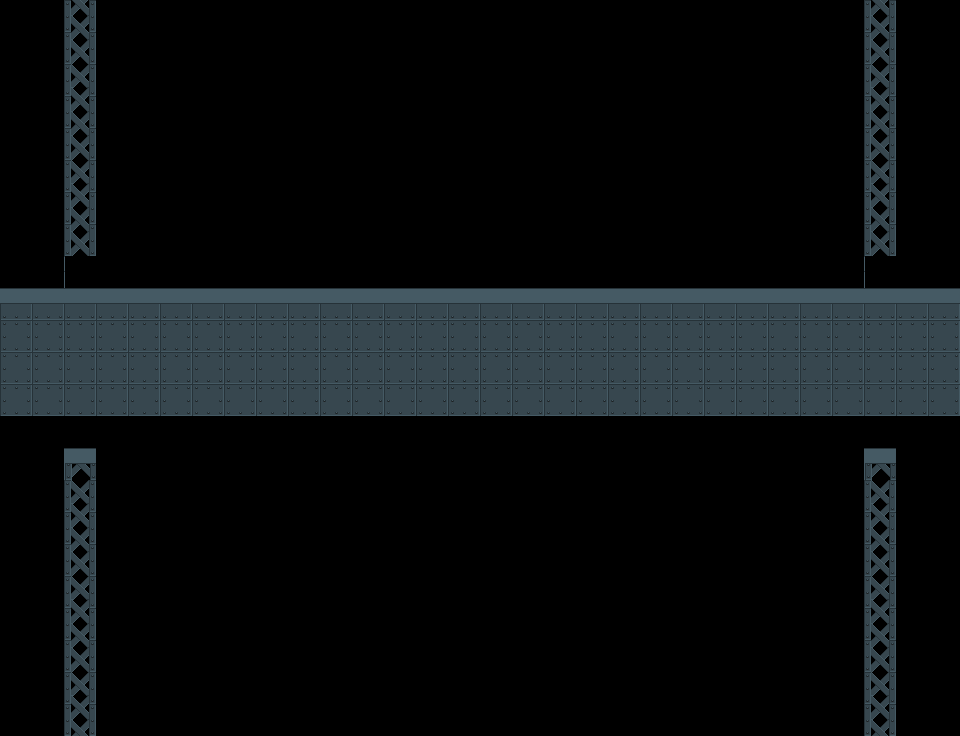

A level layout from a 2D game, rendered from its tile map. Below: a short description, then the map file with tile-grid data replaced by summaries:
An orthogonal 30x23 tile map with 32x32 px tiles, 1 tile layer (Tilelaag 1).

<map version="1.0" orientation="orthogonal" renderorder="right-down" width="30" height="23" tilewidth="32" tileheight="32" nextobjectid="1">
 <tileset firstgid="1" name="hangar_tiles" tilewidth="32" tileheight="32">
  <image source="../assets/tiles/hangar_tiles.png" width="255" height="255" />
 </tileset>
 <layer name="Tilelaag 1" width="30" height="23">
  <data>[690 cells, 226 non-empty, 10 distinct tile ids]</data>
 </layer>
</map>